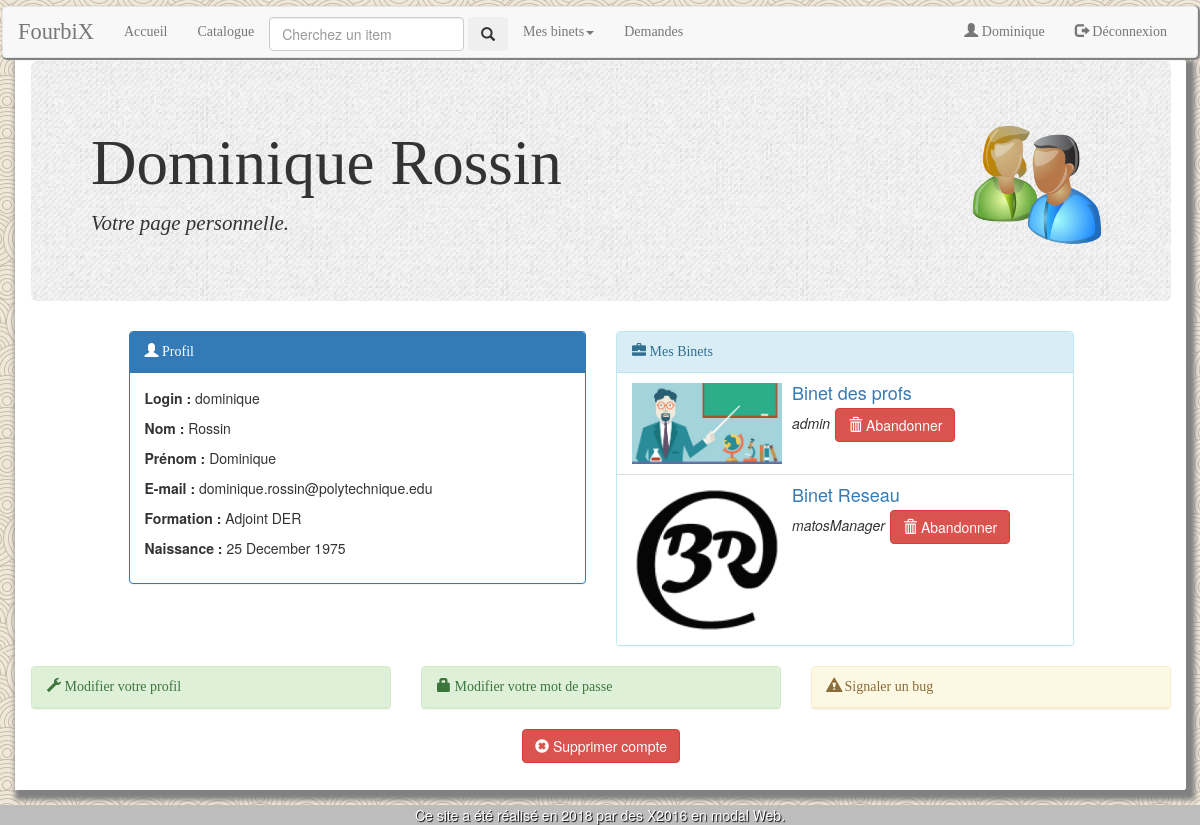
Screenshot of /index.php?page=utilisateur (signed in) with the database file from the repository.
### tables this page shows
CREATE TABLE `utilisateurs` (
  `prenom` varchar(64) NOT NULL,
  `nom` varchar(64) NOT NULL,
  `formation` varchar(64) NOT NULL,
  `email` varchar(128) NOT NULL,
  `login` varchar(64) NOT NULL,
  `password` varchar(40) NOT NULL,
  `naissance` date NOT NULL COMMENT 'Pour savoir si la personne est majeure.'
);

CREATE TABLE `membres` (
  `id` int(11) NOT NULL,
  `utilisateur` varchar(64) NOT NULL,
  `binet` varchar(64) NOT NULL,
  `role` varchar(64) NOT NULL
);

CREATE TABLE `binets` (
  `nom` varchar(64) NOT NULL,
  `image` varchar(64) NOT NULL DEFAULT 'default-binetlogo.png' COMMENT 'Adresse de limage'
);

### class/Binet.php (called while the page is built, shortened)
<?php
class Binet{
    public static function generateBinetsByMember($dbh, $login){
        $query="SELECT binet FROM membres WHERE utilisateur = ? AND binet!='Administrateurs' GROUP BY binet ORDER BY binet ASC";
        $sth = $dbh->prepare($query);
        $sth->setFetchMode(PDO::FETCH_CLASS, 'Binet');
        $sth->execute(array($login));
        $binets = array();
        while($membre = $sth->fetch()){
            array_push($binets, $membre);
        }
        return $binets;
    }
    public static function getBinetsByUser($dbh, $login){
        $query = "SELECT id, binet, role, image FROM membres, binets WHERE utilisateur = ? AND membres.binet = binets.nom ORDER BY binet ASC";
        $sth = $dbh->prepare($query);
        $sth->execute(array($login));
        $mesBinets = array();
        while($binet=$sth->fetch()){
            array_push($mesBinets, $binet);
        }
        return $mesBinets;
    }
}

### class/Utilisateur.php (called while the page is built, shortened)
<?php
class Utilisateur {
    public static function getUtilisateur($dbh, $login) {
        $query = "SELECT * FROM `utilisateurs` WHERE `login` = ?;";
        $sth = $dbh->prepare($query);
        $sth->setFetchMode(PDO::FETCH_CLASS, 'Utilisateur');
        $sth->execute(array($login));
        $user = $sth->fetch();
        return $user;
    }
}

### contents/utilisateur.php (the view, shortened to what this page needs)
<?php
$user = Utilisateur::getUtilisateur($dbh, $_SESSION['login']);
?>
<div class="container">
    <div class="jumbotron">
    	<img src='images/logo/utilisateur-logo.png' alt='utilisateur-logo.png' class='pageLogo'>
        <h1><?php echo $user->prenom . " " . $user->nom ?></h1>
        <p>Votre page personnelle.</p>
    </div>
	<div class="row">
		<div class="col-md-5 col-md-offset-1">
			<div class="panel panel-primary">
				<div class="panel-heading"><span class="glyphicon glyphicon-user"></span> Profil</div>
				<div class="panel-body">
					<p><b>Login :</b> <?php echo htmlspecialchars($user->login); ?></p>
					<p><b>Nom :</b> <?php echo htmlspecialchars($user->nom); ?></p>
					<p><b>Prénom :</b> <?php echo htmlspecialchars($user->prenom); ?></p>
					<p><b>E-mail :</b> <?php echo htmlspecialchars($user->email); ?></p>
					<p><b>Formation :</b> <?php echo htmlspecialchars($user->formation); ?></p>
					<p><b>Naissance :</b> <?php echo date_format(date_create($user->naissance), 'd F Y'); ?></p>
				</div>
			</div>
		</div>
		<div class="col-md-5">
			<div class="panel panel-info">
				<div class="panel-heading"><span class="glyphicon glyphicon-briefcase"></span> Mes Binets</div>
				<ul class="list-group">
				<?php
					$mesBinets = Binet::getBinetsByUser($dbh, $user->login);
					$mesBinetsGrouped = array();
					foreach ($mesBinets as $binet) {
						if(isset($mesBinetsGrouped[$binet['binet']]))
							array_push($mesBinetsGrouped[$binet['binet']]['roles'], array('role' => $binet['role'], 'id' => $binet['role']));
						else{
							$mesBinetsGrouped[$binet['binet']] = array('binet' => $binet['binet'],
																		'image' => $binet['image'],
																		'roles' =>  array(array('role' => $binet['role'], 'id' => $binet['id'])));
						}
					}
					foreach ($mesBinetsGrouped as $binet) {
						if($binet['binet'] != 'Administrateurs')
							$page = 'index.php?page=binet&pageBinet=' . htmlspecialchars($binet['binet']);
						else
							$page = 'index.php?page=administration';
						echo "<li class='list-group-item'><div class='media'>";
						echo "<div class='media-left media-top'><a href='" . $page . "'><img src='images/binets/" . htmlspecialchars($binet['image']) . "' alt='" . htmlspecialchars($binet['image']) . "' class='image-binet-catalogue' /></a></div>";
						echo "<div class='media-body'><h4 class='media-heading'><a href='" . $page . "'>" . htmlspecialchars($binet['binet']) . "</a></h4>";
						echo "<ul style='list-style-type: none; padding: 0;'>";
						foreach ($binet['roles'] as $role) {
							echo "<li style='margin-bottom: 5px;'><span style='font-style: italic; margin-right: 5px; display: inline-block;'>" . htmlspecialchars($role['role']) . "</span>";
							echo "<form method='post' action='index.php?page=utilisateur' style='display: inline-block'><button type='submit' class='btn btn-danger' name='abandonnerBinet' value='" . htmlspecialchars($role['id']) . "' onclick='return confirm(\"Voulez-vous quitter le binet ce binet ?\")'><span class='glyphicon glyphicon-trash'></span> Abandonner</button></form></li>";
						}
						echo "</ul></div></div></li>";
					}
				?>
				</ul>
			</div>
		</div>
	</div>
	<div class="row">
		<div class="col-md-4">
			<div class="panel panel-success">
				<div class="panel-heading isClickable" data-toggle="collapse" data-target="#update-form">
					<span class="glyphicon glyphicon-wrench"></span> Modifier votre profil
				</div>
			</div>
		</div>
		<div class="col-md-4">
			<div class="panel panel-success">
				<div class="panel-heading isClickable" data-toggle="collapse" data-target="#mdp-form">
					<span class="glyphicon glyphicon-lock"></span> Modifier votre mot de passe
				</div>
			</div>
		</div>
		<div class="col-md-4">
			<div class="panel panel-warning">
				<div class="panel-heading isClickable" data-toggle="collapse" data-target="#bug-form">
					<span class="glyphicon glyphicon-alert"></span> Signaler un bug
				</div>
			</div>
		</div>
	</div>
	<div class="row">
		<div class="col-md-2 col-md-offset-5" style="text-align:center">
			<form method='post' action='index.php?page=utilisateur'>
				<button type='submit' class='btn btn-danger' name='suprimmerCompte' value='true' onclick='return confirm("Voulez-vous supprimer votre compte ?");'><span class='glyphicon glyphicon-remove-sign'></span> Supprimer compte</button>
			</form>
		</div>
		<br/><br/><br/>
	</div>
</div>

### utilities/utils.php (shortened to what this page needs)
<?php
function generateHTMLHeader($titre, $linkCSS) {
    echo <<<CHAINE_DE_FIN
<!DOCTYPE html>
<html>
   <head>
        <meta charset="UTF-8"/>
        <meta name="viewport" content="width=device-width, initial-scale=1">
        <link href="bootstrap/css/bootstrap.css" rel="stylesheet">
        <link rel="stylesheet" type="text/css" href="$linkCSS">
        <link rel="icon" type="image/x-icon" href="images/logo/favicon.ico" />
        <link rel="icon" type="image/png" href="images/logo/favicon.png" />
        <script type="text/javascript" src="js/jquery-1.11.0.min.js"></script>
        <script type="text/javascript" src="js/code.js"></script>
        <script type="text/javascript" src="js/sorttable.js"></script>
        <script type="text/javascript" src="bootstrap/js/bootstrap.js"></script>
        <script type="text/javascript" src="bootstrap/js/jquery.js"></script>
        <script type="text/javascript" src="bootstrap/js/npm.js"></script>
        <title>$titre</title>
    </head>
        <body>
            <div class='upperNavBar'>
            </div>
CHAINE_DE_FIN;
}
function generateHTMLFooter(){
    echo <<< CHAINE_DE_FIN
    <footer class="page-footer font-small pt-4 mt-4">
        <div class="footer-copyright py-3 text-center">
            Ce site a été réalisé en 2018 par des X2016 en modal Web.
        </div>
    </footer>
    </body>
</html>
CHAINE_DE_FIN;
}
function generateNavBar($dbh, $isLogged){
    if (!$isLogged){
        echo <<< CHAINE_DE_FIN
    <nav class="navbar navbar-default" role="navigation" style="margin:2px">
        <div class="container-fluid">
            <div class="navbar-header">
                <button type="button" class="navbar-toggle collapsed" data-toggle="collapse" data-target="#navbar" aria-expanded="false">
                    <span class="sr-only">Toggle navitagion</span>
                    <span class="icon-bar"></span>
                    <span class="icon-bar"></span>
                    <span class="icon-bar"></span>
                </button>
                <a class="navbar-brand titreSite" href="index.php">FourbiX</a>
            </div>
            <div class="navbar-collapse collapse" id="navbar">
                <ul class="nav navbar-nav">
                    <li><a href="index.php?page=accueil">Accueil</a></li>
                    <li style=margin-top:10px>
                </ul>
                <ul class="nav navbar-nav navbar-right">
                    <li><a href="index.php?page=inscription"><span class="glyphicon glyphicon-user"></span> S'inscrire</a></li>
                    <li><a href="index.php?page=accueil"><span class="glyphicon glyphicon-log-in"></span> Connexion</a></li>
                </ul>
            </div>
        </div>
    </nav>
CHAINE_DE_FIN;
    } else{
        $login= htmlspecialchars($_SESSION["login"]);
        $binets= Binet::generateBinetsByMember($dbh, $login);
            echo <<< CHAINE_DE_FIN
    <nav class="navbar navbar-default" role="navigation" style="margin:2px">
        <div class="container-fluid">
            <div class="navbar-header">
                <button type="button" class="navbar-toggle collapsed" data-toggle="collapse" data-target="#navbar" aria-expanded="false">
                    <span class="sr-only">Toggle navitagion</span>
                    <span class="icon-bar"></span>
                    <span class="icon-bar"></span>
                    <span class="icon-bar"></span>
                </button>
                <a class="navbar-brand titreSite" href="index.php">FourbiX</a>
            </div>
            <div class="navbar-collapse collapse" id="navbar">
                <ul class="nav navbar-nav navbar-left">
                    <li><a href="index.php?page=accueil">Accueil</a></li>
                    <li><a href="index.php?page=catalogue">Catalogue</a></li>
                    <li style=margin-top:10px>
                    <form class="form-inline" method="get" action="index.php">
                        <input class="form-control mr-sm-2" type="search" name="search" placeholder="Cherchez un item" aria-label="Search">
                        <button class="btn btn-outline-success my-2 my-sm-0" type="submit" value="search" name="page"><span class="glyphicon glyphicon-search"></span></button>
                    </form></li>
CHAINE_DE_FIN;
        if (sizeof($binets) != 0){
                    echo <<< CHAINE_DE_FIN
                    <li class='dropdown'><a href="#" class="dropdown-toggle" data-toggle="dropdown" role="button" aria-haspopup="true" aria-expanded="false">Mes binets<span class="caret"></span></a>
                        <ul class="dropdown-menu">
CHAINE_DE_FIN;
            echo <<< CHAINE_DE_FIN
                        </ul>
                    </li>
CHAINE_DE_FIN;
        }
                echo '<li><a href="index.php?page=demandes">Demandes</a></li>';
            $prenom = Utilisateur::getUtilisateur($dbh, $login)->prenom;
            echo <<< CHAINE_DE_FIN
                </ul>
                <ul class="nav navbar-nav navbar-right">
                    <li><a href="index.php?page=utilisateur"><span class="glyphicon glyphicon-user"></span> $prenom</a></li>
                    <li><a href="index.php?todo=logout&page=accueil"><span class="glyphicon glyphicon-log-out"></span> Déconnexion</a></li>
                </ul>
            </div>
        </div>
    </nav>
CHAINE_DE_FIN;
    }
}
?>

### css/style.css (style rules this page uses)
body { background: url('../images/logo/background/background-marron.png') repeat fixed; }
.navbar { box-shadow: 1px 1px 1px 1px grey; }
.navbar li a { font-family:fantasy, serif; }
footer { margin-top:15px; bottom:2px; width:100%; color:white; text-shadow:1px 1px 1px black; }
.container { background-color:white; }
.jumbotron { background: url('../images/logo/jumbotron-background.jpg') repeat fixed; }
.jumbotron h1 { font-family: "Jazz LET", serif; }
.jumbotron p { font-family: "Marker Felt", serif; font-style:italic; }
.image-binet-catalogue { max-height:150px; max-width:150px; }
.pageLogo { float:right; max-height:150px; max-width:150px; }
.titreSite { text-align:center; font-family: 'progress','Jazz LET', Impact, fantsy, serif; font-size:1.6em; }
.panel-heading { font-family: fantasy, serif; }
footer { background-color: #bdbdbd; }

### rows the page displays
utilisateurs: prenom "Dominique", nom "Rossin", login "dominique", email "dominique.rossin@polytechnique.edu", formation "Adjoint DER", naissance "25 December 1975"
membres: binet.image (picture), binet "Binet des profs", role "admin", $role['id'] 65 (drawn)
membres: binet.image (picture), binet "Binet Reseau", role "matosManager", $role['id'] 25 (drawn)
